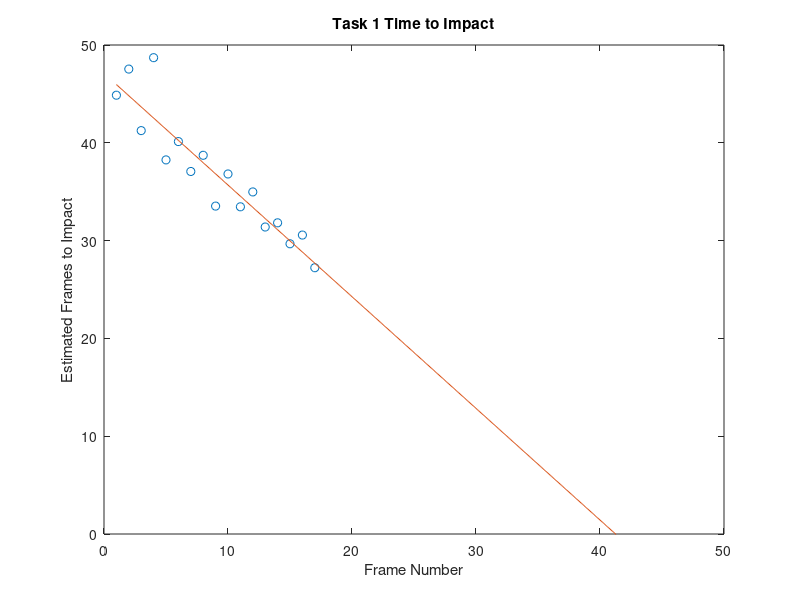
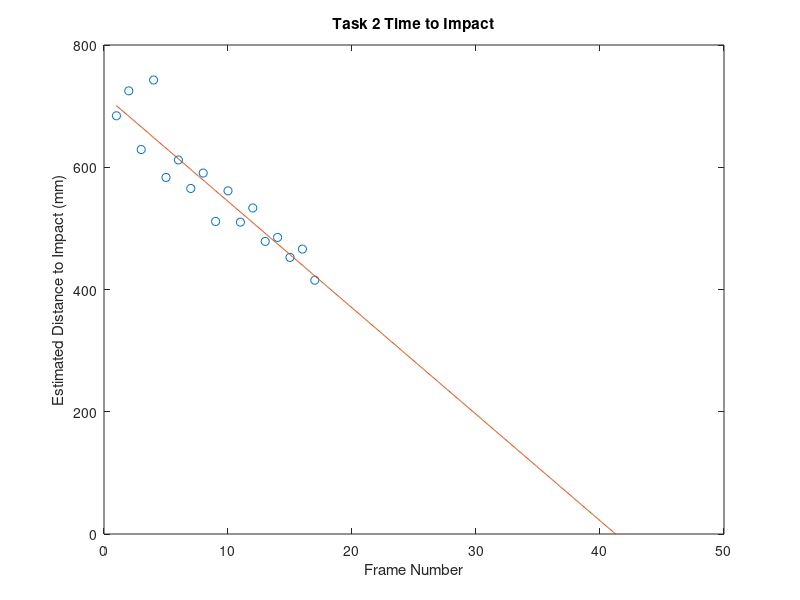

Source code (MATLAB) for these figures, in order:
clc;
clear all;

frames_to_impact = [44.8668;
                    47.539;
                    41.2463;
                    48.704;
                    38.2521;
                    40.1262;
                    37.0678;
                    38.7235;
                    33.529;
                    36.8131;
                    33.4559;
                    34.9768;
                    31.3895;
                    31.8186;
                    29.6752;
                    30.5671;
                    27.2262];
t = 1:1:17;

A = [t', ones(17,1)];

b = frames_to_impact;
b2 = frames_to_impact.*15.25;

x = A\b;
x2 = A\b2

t_fine = 1:0.1:50;

line = x(1)*t_fine + x(2); 
line2 = x2(1)*t_fine + x2(2);

figure(1)
plot(t,frames_to_impact, 'o',t_fine,line)
axis([0,50,0,50])
xlabel('Frame Number')
ylabel('Estimated Frames to Impact')
title('Task 1 Time to Impact')

figure(2)
plot(t,frames_to_impact.*15.25, 'o',t_fine,line2)
axis([0,50,0,800])
xlabel('Frame Number')
ylabel('Estimated Distance to Impact (mm)')
title('Task 2 Time to Impact')
                
      
